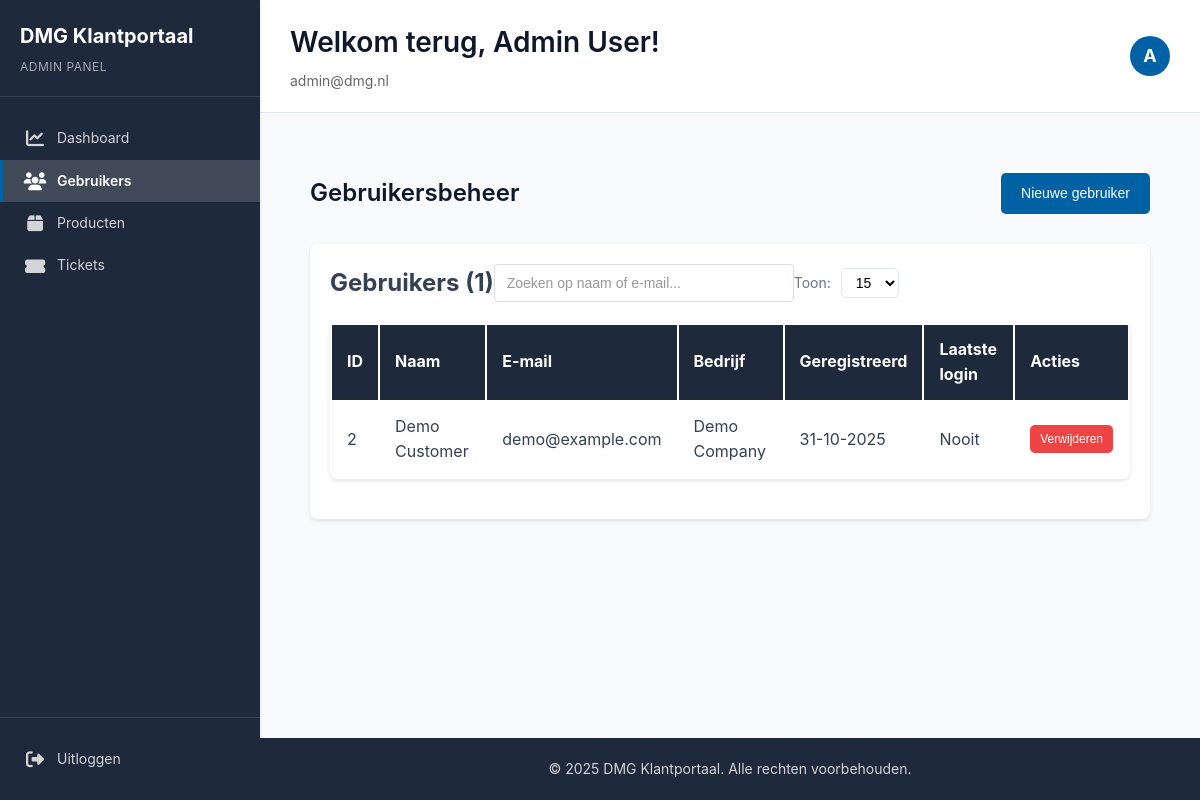
The page /admin/users.php (signed in) on the database its author committed.
### tables this page shows
CREATE TABLE users (
    id INT AUTO_INCREMENT PRIMARY KEY,
    email VARCHAR(255) UNIQUE NOT NULL,
    password VARCHAR(255) NOT NULL,
    first_name VARCHAR(100) NOT NULL,
    last_name VARCHAR(100) NOT NULL,
    company_name VARCHAR(255),
    address VARCHAR(255),
    postal_code VARCHAR(20),
    city VARCHAR(100),
    country VARCHAR(100) DEFAULT 'Nederland',
    phone VARCHAR(50),
    role ENUM('admin', 'customer') NOT NULL DEFAULT 'customer',
    created_at TIMESTAMP DEFAULT CURRENT_TIMESTAMP,
    updated_at TIMESTAMP DEFAULT CURRENT_TIMESTAMP ON UPDATE CURRENT_TIMESTAMP,
    last_login TIMESTAMP NULL,
    active TINYINT(1) DEFAULT 1,
    INDEX idx_email (email),
    INDEX idx_role (role)
);

### src/classes/Paginator.php (called while the page is built, shortened)
<?php
class Paginator {
    private $totalItems;
    private $itemsPerPage;
    private $offset;
    public function __construct($totalItems, $itemsPerPage = 10, $currentPage = 1) {
        $this->totalItems = max(0, (int)$totalItems);
        $this->itemsPerPage = max(1, (int)$itemsPerPage);
        $this->currentPage = max(1, (int)$currentPage);
        $this->totalPages = max(1, (int)ceil($this->totalItems / $this->itemsPerPage));
        $this->offset = ($this->currentPage - 1) * $this->itemsPerPage;
    }
    public function getLimitClause() {
        return "LIMIT {$this->itemsPerPage} OFFSET {$this->offset}";
    }
    public function getTotalItems() {
        return $this->totalItems;
    }
    public static function fromQuery($pdo, $countQuery, $countParams = [], $itemsPerPage = 10, $currentPage = 1) {
        $stmt = $pdo->prepare($countQuery);
        $stmt->execute($countParams);
        $totalItems = $stmt->fetchColumn();
        return new self($totalItems, $itemsPerPage, $currentPage);
    }
}

### src/controllers/admin/UsersController.php (called while the page is built, shortened)
<?php
class UsersController
{
    private $db;
    public function __construct($auth)
    {
        require_once __DIR__ . '/../../config/Database.php';
        require_once __DIR__ . '/../../classes/Paginator.php';
        $this->db = Database::getInstance()->getConnection();
    }
    public function index()
    {
        $data = [];
        $page = isset($_GET['page']) ? max(1, (int)$_GET['page']) : 1;
        $perPage = isset($_GET['per_page']) ? max(5, min(100, (int)$_GET['per_page'])) : 15;
        $countQuery = "SELECT COUNT(*) FROM users WHERE role = 'customer'";
        $data['paginator'] = Paginator::fromQuery($this->db, $countQuery, [], $perPage, $page);
        $stmt = $this->db->prepare("SELECT * FROM users WHERE role = 'customer' ORDER BY created_at DESC " . $data['paginator']->getLimitClause());
        $stmt->execute();
        $data['users'] = $stmt->fetchAll(PDO::FETCH_ASSOC);
        $data['perPage'] = $perPage;
        return $data;
    }
}

### src/config/database.php (called while the page is built, shortened)
<?php
class Database {
    private static $instance = null;
    private $connection;
    private function __construct() {
        $dsn = "mysql:host=" . DB_HOST . ";dbname=" . DB_NAME . ";charset=" . DB_CHARSET;
        $options = [
            PDO::ATTR_ERRMODE            => PDO::ERRMODE_EXCEPTION,
            PDO::ATTR_DEFAULT_FETCH_MODE => PDO::FETCH_ASSOC,
            PDO::ATTR_EMULATE_PREPARES   => false,
        ];
        try {
            $this->connection = new PDO($dsn, DB_USER, DB_PASSWORD, $options);
        } catch (PDOException $e) {
            throw new Exception("Connection failed: " . $e->getMessage());
        }
    }
    public static function getInstance() {
        if (self::$instance === null) {
            self::$instance = new self();
        }
        return self::$instance;
    }
    public function getConnection() {
        return $this->connection;
    }
}

### src/admin/users.php (the view, shortened to what this page needs)
<?php
require_once __DIR__ . '/../config/Database.php';
require_once __DIR__ . '/../controllers/admin/UsersController.php';
$auth = new Auth();
$auth->requireAdmin();
$controller = new UsersController($auth);
$search = trim($_GET['search'] ?? '');
$data = $controller->index();
extract($data);
?>
<?php include __DIR__ . '/../includes/header.php'; ?>
<div class="container">
    <div class="page-header">
        <h1>Gebruikersbeheer</h1>
        <button class="btn btn-primary" onclick="document.getElementById('newUserForm').style.display='block'">
            Nieuwe gebruiker
        </button>
    </div>
    <div class="table-container">
        <div class="table-header">
            <h2>Gebruikers (<?php echo $paginator->getTotalItems(); ?>)</h2>
            <input
                type="text"
                id="userSearch"
                class="search-box"
                placeholder="Zoeken op naam of e-mail..."
                value="<?php echo htmlspecialchars($search); ?>"
                onkeyup="filterUsers()"
            >
            <div class="table-actions">
                <div class="per-page-selector">
                    <label>Toon:</label>
                    <select onchange="window.location.href='?per_page='+this.value">
                        <option value="15" <?php echo $perPage == 15 ? 'selected' : ''; ?>>15</option>
                    </select>
                </div>
            </div>
        </div>
        <table class="data-table">
        <thead>
            <tr>
                <th>ID</th>
                <th>Naam</th>
                <th>E-mail</th>
                <th>Bedrijf</th>
                <th>Geregistreerd</th>
                <th>Laatste login</th>
                <th>Acties</th>
            </tr>
        </thead>
        <tbody>
            <?php foreach ($users as $user): ?>
                <tr class="user-row" data-name="<?php echo strtolower(htmlspecialchars($user['first_name'] . ' ' . $user['last_name'])); ?>" data-email="<?php echo strtolower(htmlspecialchars($user['email'])); ?>">
                    <td><?php echo $user['id']; ?></td>
                    <td><?php echo htmlspecialchars($user['first_name'] . ' ' . $user['last_name']); ?></td>
                    <td><?php echo htmlspecialchars($user['email']); ?></td>
                    <td><?php echo htmlspecialchars($user['company_name'] ?? '-'); ?></td>
                    <td><?php echo date('d-m-Y', strtotime($user['created_at'])); ?></td>
                    <td><?php echo $user['last_login'] ? date('d-m-Y H:i', strtotime($user['last_login'])) : 'Nooit'; ?></td>
                    <td>
                        <form method="POST" style="display: inline;" onsubmit="return confirm('Weet u zeker dat u deze gebruiker wilt verwijderen?')">
                            <button type="submit" class="btn btn-sm btn-danger">Verwijderen</button>
                        </form>
                    </td>
                </tr>
            <?php endforeach; ?>
        </tbody>
    </table>
    </div>
</div>
<?php include __DIR__ . '/../includes/footer.php'; ?>

### src/css/custom-components.css (style rules this page uses)
.search-box { width: 100%; max-width: 300px; padding: 10px 12px; border: 1px solid #ddd; border-radius: 4px; font-size: 14px; transition: border-color 0.3s ease, box-shadow 0.3s ease; }
.search-box::placeholder { color: #999; }

### rows shown on the page
users: id "2", first_name+last_name "Demo Customer", email "demo@example.com", company_name "Demo Company", created_at "31-10-2025", shows "Nooit"

### other values the page prints
APP_NAME "DMG Klantportaal"
$userName "Admin User"
$userEmail "admin@dmg.nl"
substr($userName, 0, 1) "A"
$paginator->getTotalItems() "1"
